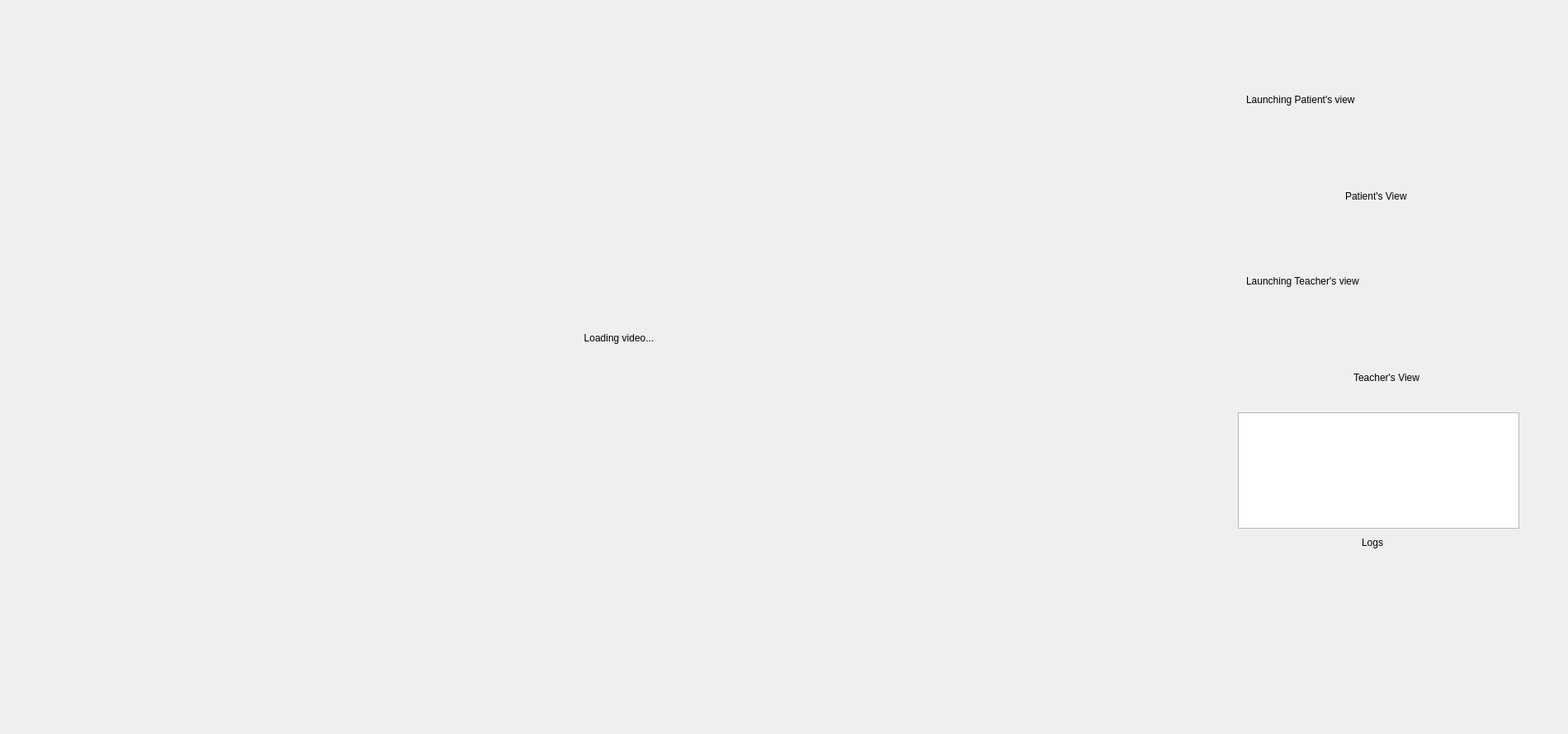
<?xml version="1.0" encoding="UTF-8"?>
<ui version="4.0">
 <class>Dialog</class>
 <widget class="QDialog" name="Dialog">
  <property name="geometry">
   <rect>
    <x>0</x>
    <y>0</y>
    <width>1900</width>
    <height>890</height>
   </rect>
  </property>
  <property name="windowTitle">
   <string>Dialog</string>
  </property>
  <widget class="QTextBrowser" name="logView">
   <property name="geometry">
    <rect>
     <x>1500</x>
     <y>500</y>
     <width>341</width>
     <height>141</height>
    </rect>
   </property>
  </widget>
  <widget class="QLabel" name="image_label">
   <property name="geometry">
    <rect>
     <x>50</x>
     <y>50</y>
     <width>1400</width>
     <height>720</height>
    </rect>
   </property>
   <property name="text">
    <string>Loading video...</string>
   </property>
   <property name="alignment">
    <set>Qt::AlignCenter</set>
   </property>
  </widget>
  <widget class="QLabel" name="label">
   <property name="geometry">
    <rect>
     <x>1630</x>
     <y>230</y>
     <width>171</width>
     <height>16</height>
    </rect>
   </property>
   <property name="text">
    <string>Patient's View</string>
   </property>
  </widget>
  <widget class="QLabel" name="label_2">
   <property name="geometry">
    <rect>
     <x>1640</x>
     <y>450</y>
     <width>171</width>
     <height>16</height>
    </rect>
   </property>
   <property name="text">
    <string>Teacher's View</string>
   </property>
  </widget>
  <widget class="QLabel" name="label_3">
   <property name="geometry">
    <rect>
     <x>1650</x>
     <y>650</y>
     <width>171</width>
     <height>16</height>
    </rect>
   </property>
   <property name="text">
    <string>Logs</string>
   </property>
  </widget>
  <widget class="QLabel" name="patientView">
   <property name="geometry">
    <rect>
     <x>1510</x>
     <y>40</y>
     <width>321</width>
     <height>161</height>
    </rect>
   </property>
   <property name="text">
    <string>Launching Patient's view</string>
   </property>
  </widget>
  <widget class="QLabel" name="teacherView">
   <property name="geometry">
    <rect>
     <x>1510</x>
     <y>260</y>
     <width>321</width>
     <height>161</height>
    </rect>
   </property>
   <property name="text">
    <string>Launching Teacher's view</string>
   </property>
  </widget>
  <zorder>image_label</zorder>
  <zorder>logView</zorder>
  <zorder>label</zorder>
  <zorder>label_2</zorder>
  <zorder>label_3</zorder>
  <zorder>patientView</zorder>
  <zorder>teacherView</zorder>
 </widget>
 <resources/>
 <connections/>
</ui>
